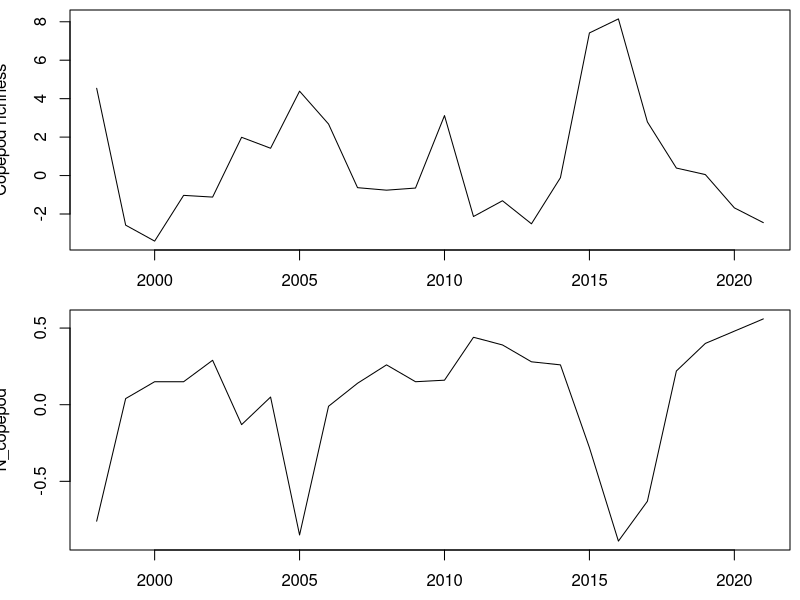
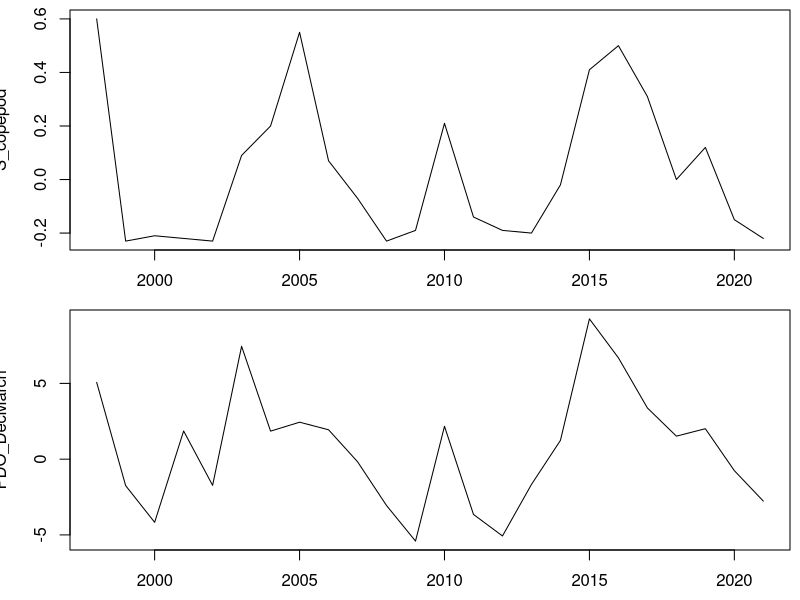

Here is the R script that generated these plots, in order: (Note: this script raises an error after producing the figures.)
## ---- chunk 1
options(dplyr.summarise.inform = FALSE)
## ---- chunk 2
stoplight <- read.csv(here::here("Lab-4", "stoplight.csv"))
## ---- chunk 3
## add some code here

print(stoplight)

rownames(stoplight) <- stoplight[,1]

subset_data <- stoplight[c("Copepod_richness","N_copepod","S_copepod","PDO_DecMarch"),3:26]

#column names should be years
colnames(subset_data) <- seq(1998,2021)

print(subset_data)

par(mfrow = c(2,1), mai = c(0.5, 0.7, 0.1, 0.1), omi = c(0, 0, 0, 0))
plot(seq(1998,2021),subset_data["Copepod_richness",], type = "l", xlab = "years", ylab ="Copepod richness")
plot(seq(1998,2021),subset_data["N_copepod",], type = "l", xlab = "years", ylab ="N_copepod")
plot(seq(1998,2021),subset_data["S_copepod",], type = "l", xlab = "years", ylab ="S_copepod")
plot(seq(1998,2021),subset_data["PDO_DecMarch",], type = "l", xlab = "years", ylab ="PDO_DecMarch")

## ---- chunk 4
subset_data_l <- subset_data
subset_data_l$ID <- rownames(subset_data_l)

subset_data_long <- subset_data_l %>%
  pivot_longer(!ID, names_to = "variable",
               values_to = "value")


subset_multi <-pivot_wider(subset_data_long, names_from = ID, values_from = value, names_repair = "check_unique")
## ---- chunk 5
set.seed(123)
mod3_1 = depmix(list(Copepod_richness ~ 1, N_copepod~1, S_copepod~1), 
             nstates = 3, 
             family = list(gaussian(),gaussian(),gaussian()),
             data=subset_multi)
fitmod3_1 = fit(mod3_1)
AIC1 <- AIC(fitmod3_1)
## ---- chunk 6
set.seed(123)
mod3_2 = depmix(list(Copepod_richness ~ 1, N_copepod~1, S_copepod~1), 
             nstates = 3, 
             family = list(gaussian(),gaussian(),gaussian()),
             transition = ~scale(PDO_DecMarch),
             data=subset_multi)
fitmod3_2 = fit(mod3_2)

summary(fitmod3_2, which = "transition")
summary(fitmod3_2, which = "response")
AIC2 <- AIC(fitmod3_2)
## ---- chunk 7
set.seed(123)
mod3_3 = depmix(list(Copepod_richness ~ 1 +PDO_DecMarch, 
                     N_copepod~1 +PDO_DecMarch,
                     S_copepod~1+PDO_DecMarch), 
             nstates = 3, 
             family = list(gaussian(),gaussian(),gaussian()),
             data=subset_multi)
fitmod3_3 = fit(mod3_3)

summary(fitmod3_3, which = "transition")
summary(fitmod3_3, which = "response")
AIC3 <- AIC(fitmod3_3)
## ---- chunk 8
set.seed(123)
mod3_4 = depmix(list(Copepod_richness ~ 1 +PDO_DecMarch, 
                     N_copepod~1 +PDO_DecMarch,
                     S_copepod~1+PDO_DecMarch), 
             nstates = 3, 
             family = list(gaussian(),gaussian(),gaussian()),
             transition = ~scale(PDO_DecMarch),
             data=subset_multi)
fitmod3_4 = fit(mod3_4)

summary(fitmod3_4, which = "transition")
summary(fitmod3_4, which = "response")
AIC4 <- AIC(fitmod3_4)
## ---- chunk 9
AIC1
AIC2
AIC3
AIC4
## ---- chunk 10
# plot posterior state sequence for the 3-state model
state1 <- plot(ts(posterior(fitmod3_3, type="smoothing")[,1], # [] state #
        start=c(1998)))
state2 <- plot(ts(posterior(fitmod3_3, type="smoothing")[,2], # [] state #
        start=c(1998)))
state3 <- plot(ts(posterior(fitmod3_3, type="smoothing")[,3], # [] state #
        start=c(1998)))

state1
state2
state3
## ---- chunk 11
best = 1.0e10
best_model = NA
for(i in 1:iter) {
  # fit the model
  fitmod = fit(mod)
  
  # check to see if this is the best solution?
  if(AIC(fitmod) < best) {
    best_model = fitmod
    best = AIC(fitmod)
  }
}

best(fitmod3_1)
## ---- chunk 12
# plot posterior state sequence for the 3-state model
state1 <- plot(ts(posterior(fitmod3_3, type="smoothing")[,1], # [] state #
        start=c(1998)))
state2 <- plot(ts(posterior(fitmod3_3, type="smoothing")[,2], # [] state #
        start=c(1998)))
state3 <- plot(ts(posterior(fitmod3_3, type="smoothing")[,3], # [] state #
        start=c(1998)))

state1
state2
state3
## ---- chunk 13
#mu = summary(fitmod3_1)[,1]

#pred = data.frame("year"=seq(min(subset_multi$variable), 
#  max(subset_multi$variable)),
#  "fit" = mu[prstates])
#pred
## ---- chunk 14
# NOT RUN {
# create a 2 state model with one continuous and one binary response
# ntimes is used to specify the lengths of 3 separate series
data(speed)	
mod <- depmix(list(rt~1,corr~1),data=speed,nstates=2,
    family=list(gaussian(),multinomial("identity")),ntimes=c(168,134,137))
# print the model, formulae and parameter values
mod
set.seed(1)
# fit the model by calling fit
fm <- fit(mod)

# Volatility of S & P 500 returns
# (thanks to Chen Haibo for providing this example)

data(sp500)

# fit some models
msp <- depmix(logret~1,nstates=2,data=sp500)
set.seed(1)
fmsp <- fit(msp)	

# plot posterior state sequence for the 2-state model
plot(ts(posterior(fmsp, type="smoothing")[,1], 
        start=c(1950,2),
        deltat=1/12),
     ylab="probability",
main="Posterior probability of state 1 (volatile, negative markets).",
frame=FALSE)

# }
# NOT RUN {
# this creates data with a single change point with Poisson data
set.seed(3)
y1 <- rpois(50,1)
y2 <- rpois(50,2)
ydf <- data.frame(y=c(y1,y2))

# fit models with 1 to 3 states
m1 <- depmix(y~1,ns=1,family=poisson(),data=ydf)
set.seed(1)
fm1 <- fit(m1)
m2 <- depmix(y~1,ns=2,family=poisson(),data=ydf)
set.seed(1)
fm2 <- fit(m2)
m3 <- depmix(y~1,ns=3,family=poisson(),data=ydf)
set.seed(1)
fm3 <- fit(m3,em=em.control(maxit=500))

# plot the BICs to select the proper model
plot(1:3,c(BIC(fm1),BIC(fm2),BIC(fm3)),ty="b")

# }
# NOT RUN {
# }
# NOT RUN {
# similar to the binomial model, data may also be entered in 
# multi-column format where the n for each row can be different
dt <- data.frame(y1=c(0,1,1,2,4,5),y2=c(1,0,1,0,1,0),y3=c(4,4,3,2,1,1))
# specify a mixture model ...
m2 <- mix(cbind(y1,y2,y3)~1,data=dt,ns=2,family=multinomial("identity"))
set.seed(1)
fm2 <- fit(m2)
# ... or dependent mixture model
dm2 <- depmix(cbind(y1,y2,y3)~1,data=dt,ns=2,family=multinomial("identity"))
set.seed(1)
fdm2 <- fit(dm2)
# }
# NOT RUN {


# }

